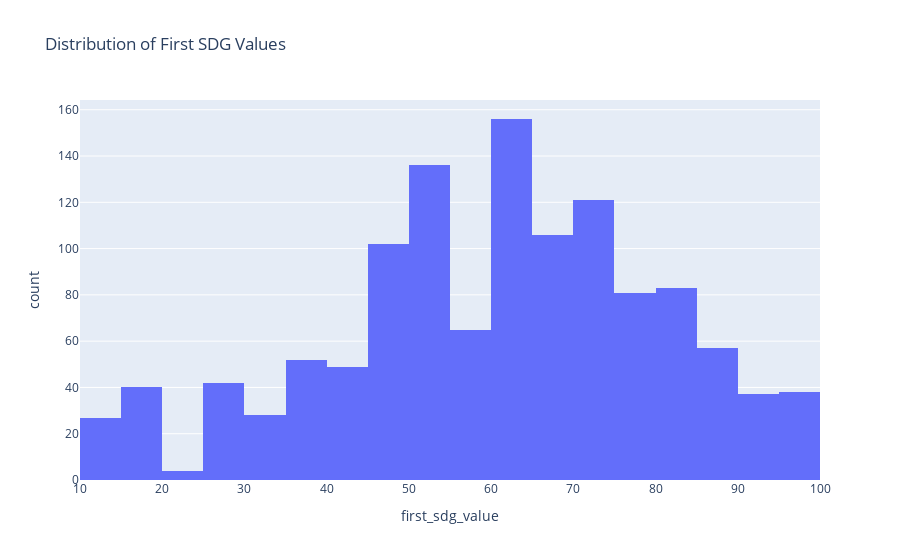
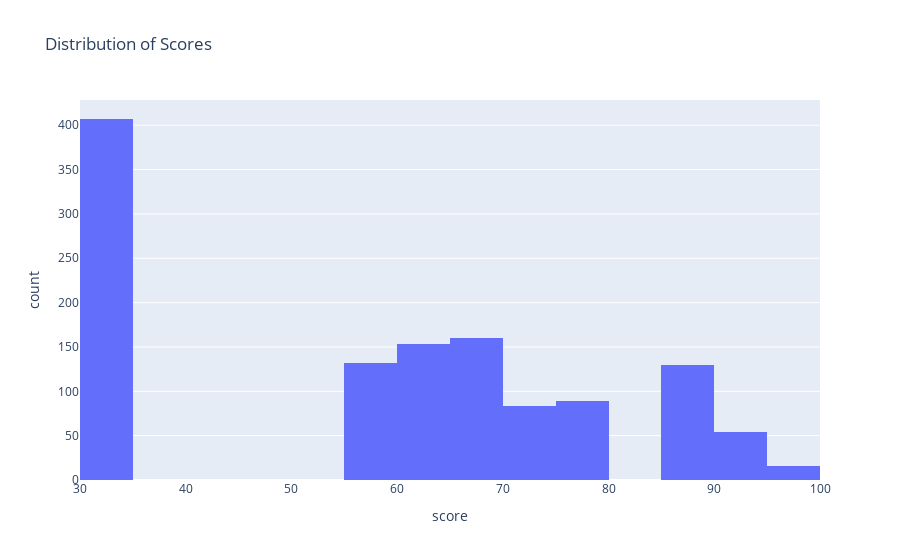

Here is the notebook cell these charts were saved with, in order:
### Markdown cell above
### 1. Univariate Graphical Analysis:
Method to perform uni-variate analysis will depend on whether the variable type is categorical or numerical.

### Code cell
# Histogram of first_sdg_value
fig_first_sdg_value = px.histogram(df, x='first_sdg_value', nbins=20, title='Distribution of First SDG Values')
fig_first_sdg_value.show()

# Histogram of score
fig_score = px.histogram(df, x='score', nbins=20, title='Distribution of Scores')
fig_score.show()

### Figure 1 — Plotly figure (JSON) as saved in the notebook; plotly's stock layout.template omitted (floating-point values rounded to 4 significant figures; data arrays with more than 128 entries replaced by an {"elided": "..."} marker saying what was removed)
{"data": [{"alignmentgroup": "True", "bingroup": "x", "hovertemplate": "first_sdg_value=%{x}<br>count=%{y}<extra></extra>", "legendgroup": "", "marker": {"color": "#636efa", "pattern": {"shape": ""}}, "name": "", "nbinsx": 20, "offsetgroup": "", "orientation": "v", "showlegend": false, "type": "histogram", "x": {"elided": "1224 float values"}, "xaxis": "x", "yaxis": "y"}], "layout": {"barmode": "relative", "legend": {"tracegroupgap": 0}, "title": {"text": "Distribution of First SDG Values"}, "xaxis": {"anchor": "y", "domain": [0, 1], "title": {"text": "first_sdg_value"}}, "yaxis": {"anchor": "x", "domain": [0, 1], "title": {"text": "count"}}}}

### Figure 2 — Plotly figure (JSON) as saved in the notebook; plotly's stock layout.template omitted (floating-point values rounded to 4 significant figures; data arrays with more than 128 entries replaced by an {"elided": "..."} marker saying what was removed)
{"data": [{"alignmentgroup": "True", "bingroup": "x", "hovertemplate": "score=%{x}<br>count=%{y}<extra></extra>", "legendgroup": "", "marker": {"color": "#636efa", "pattern": {"shape": ""}}, "name": "", "nbinsx": 20, "offsetgroup": "", "orientation": "v", "showlegend": false, "type": "histogram", "x": {"elided": "1224 float values"}, "xaxis": "x", "yaxis": "y"}], "layout": {"barmode": "relative", "legend": {"tracegroupgap": 0}, "title": {"text": "Distribution of Scores"}, "xaxis": {"anchor": "y", "domain": [0, 1], "title": {"text": "score"}}, "yaxis": {"anchor": "x", "domain": [0, 1], "title": {"text": "count"}}}}
